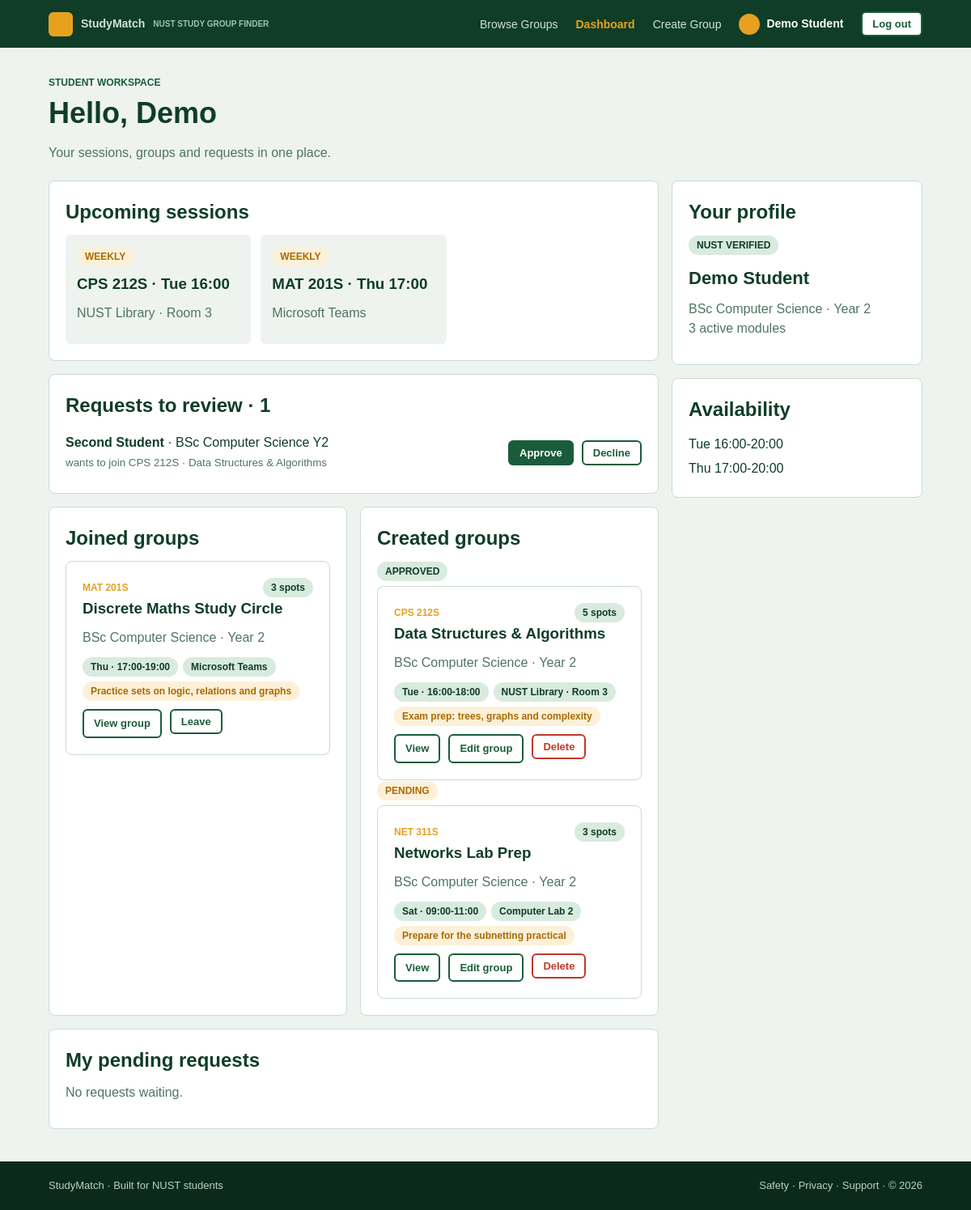
Screenshot of /studymatch-php/dashboard.php (signed in) with the database file from the repository.
### tables this page shows
CREATE TABLE users (
  id               INT AUTO_INCREMENT PRIMARY KEY,
  full_name        VARCHAR(100) NOT NULL,
  email            VARCHAR(150) NOT NULL UNIQUE,
  student_number   VARCHAR(9)   NOT NULL UNIQUE,
  password_hash    VARCHAR(255) NOT NULL,
  programme        VARCHAR(100) NOT NULL,
  year_of_study    TINYINT      NOT NULL DEFAULT 1,
  current_modules  VARCHAR(255) NOT NULL DEFAULT '',    
  availability     VARCHAR(255) NOT NULL DEFAULT '',    
  preferred_format VARCHAR(30)  NOT NULL DEFAULT 'In person and online',
  role             ENUM('student','admin') NOT NULL DEFAULT 'student',
  created_at       TIMESTAMP DEFAULT CURRENT_TIMESTAMP
);

CREATE TABLE study_groups (
  id           INT AUTO_INCREMENT PRIMARY KEY,
  module_id    INT NOT NULL,
  host_id      INT NOT NULL,
  title        VARCHAR(100) NOT NULL,
  study_goal   VARCHAR(150) NOT NULL,
  description  TEXT NOT NULL,
  day_of_week  ENUM('Monday','Tuesday','Wednesday','Thursday','Friday','Saturday','Sunday') NOT NULL,
  start_time   TIME NOT NULL,
  end_time     TIME NOT NULL,
  study_format ENUM('In person','Online') NOT NULL DEFAULT 'In person',
  location     VARCHAR(120) NOT NULL,
  max_members  INT NOT NULL DEFAULT 6,
  status       ENUM('pending','approved','rejected') NOT NULL DEFAULT 'pending',
  created_at   TIMESTAMP DEFAULT CURRENT_TIMESTAMP,
  FOREIGN KEY (module_id) REFERENCES modules(id),
  FOREIGN KEY (host_id)   REFERENCES users(id) ON DELETE CASCADE
);

CREATE TABLE group_members (
  group_id     INT NOT NULL,
  user_id      INT NOT NULL,
  status       ENUM('pending','approved') NOT NULL DEFAULT 'pending',
  requested_at TIMESTAMP DEFAULT CURRENT_TIMESTAMP,
  PRIMARY KEY (group_id, user_id),
  FOREIGN KEY (group_id) REFERENCES study_groups(id) ON DELETE CASCADE,
  FOREIGN KEY (user_id)  REFERENCES users(id)        ON DELETE CASCADE
);

### studymatch-php/includes/auth.php (called while the page is built, shortened)
<?php
function current_user() {
    return [
        'id'   => (int)$_SESSION['user_id'],
        'name' => $_SESSION['user_name'],
        'role' => $_SESSION['user_role']
    ];
}
function require_login() {
    $user = current_user();
    return $user;
}
function e($text) {
    return htmlspecialchars((string)$text, ENT_QUOTES, 'UTF-8');
}
function csrf_token() {
    return $_SESSION['csrf'];
}
function csrf_field() {
    return '<input type="hidden" name="csrf_token" value="' . csrf_token() . '">';
}

### studymatch-php/includes/db.php (called while the page is built, shortened)
<?php
$db_host = 'localhost';
$db_user = 'root';
$db_pass = '';
$db_name = 'studymatch';
function db() {
    global $db_host, $db_user, $db_pass, $db_name;
    static $conn = null;
    if ($conn !== null) {
        return $conn;
    }
    $conn = new mysqli($db_host, $db_user, $db_pass, $db_name);
    $conn->set_charset('utf8mb4');
    return $conn;
}

### studymatch-php/dashboard.php (the view, shortened to what this page needs)
<?php
require __DIR__ . '/includes/auth.php';
require __DIR__ . '/includes/db.php';
require __DIR__ . '/includes/helpers.php';
$user = require_login();
$profile = fetch_one('SELECT full_name, programme, year_of_study, current_modules, availability FROM users WHERE id = ?', 'i', [$user['id']]);
$mine = fetch_all(
    'SELECT g.*, gm.status AS my_status
       FROM v_group_cards g JOIN group_members gm ON gm.group_id = g.id
      WHERE gm.user_id = ?
      ORDER BY g.created_at DESC',
    'i', [$user['id']]
);
$created = [];
$joined = [];
$pending = [];
foreach ($mine as $g) {
    if ($g['host_id'] == $user['id']) {
        $created[] = $g;
    } elseif ($g['my_status'] === 'approved') {
        $joined[] = $g;
    } else {
        $pending[] = $g;
    }
}
$sessions = fetch_all(
    "SELECT g.* FROM v_group_cards g JOIN group_members gm ON gm.group_id = g.id
      WHERE gm.user_id = ? AND gm.status = 'approved' AND g.status = 'approved'
      ORDER BY FIELD(g.day_of_week, 'Monday', 'Tuesday', 'Wednesday', 'Thursday', 'Friday', 'Saturday', 'Sunday'), g.start_time",
    'i', [$user['id']]
);
$requests = fetch_all(
    "SELECT gm.group_id, gm.user_id, u.full_name, u.programme, u.year_of_study, g.title, g.module_code
       FROM group_members gm
       JOIN v_group_cards g ON g.id = gm.group_id
       JOIN users u ON u.id = gm.user_id
      WHERE g.host_id = ? AND gm.status = 'pending'
      ORDER BY gm.requested_at",
    'i', [$user['id']]
);
$first_name = explode(' ', $profile['full_name'])[0];
$module_count = count(explode(',', $profile['current_modules']));
$availability = [];
if ($profile['availability']) {
    $availability = explode(',', $profile['availability']);
}
function action_button($action, $group_id, $label, $class, $user_id = 0, $confirm = '') {
    $html = '<form method="post" action="dashboard.php" class="inline-form"';
    if ($confirm !== '') {
        $html .= ' onsubmit="return confirm(\'' . $confirm . '\')"';
    }
    $html .= '>';
    $html .= csrf_field();
    $html .= '<input type="hidden" name="action" value="' . $action . '">';
    $html .= '<input type="hidden" name="group_id" value="' . (int)$group_id . '">';
    if ($user_id > 0) {
        $html .= '<input type="hidden" name="user_id" value="' . (int)$user_id . '">';
    }
    $html .= '<button type="submit" class="btn ' . $class . ' btn-small">' . $label . '</button></form>';
    return $html;
}
require __DIR__ . '/includes/header.php';
?>
<main>
    <div class="container">
        <div class="page-title">
            <span class="small-label" style="color:#1a5c3a">STUDENT WORKSPACE</span>
            <h1>Hello, <?= e($first_name) ?></h1>
            <p class="muted">Your sessions, groups and requests in one place.</p>
        </div>
        <div class="two-column">
            <div class="stack">
                <section class="card">
                    <h2>Upcoming sessions</h2>
                    <?php if (!$sessions): ?>
                        <p class="muted">No sessions yet. <a href="browse.php">Find a group to join.</a></p>
                    <?php else: ?>
                    <div class="sessions">
                        <?php foreach ($sessions as $s): ?>
                            <div class="session">
                                <span class="badge badge-pending">WEEKLY</span>
                                <h3 style="margin-top:8px"><?= e($s['module_code']) ?> · <?= e(short_day($s['day_of_week'])) ?> <?= e(fmt_time($s['start_time'])) ?></h3>
                                <p class="muted"><?= e($s['location']) ?></p>
                            </div>
                        <?php endforeach; ?>
                    </div>
                    <?php endif; ?>
                </section>
                <?php if ($requests): ?>
                <section class="card">
                    <h2>Requests to review · <?= count($requests) ?></h2>
                    <?php foreach ($requests as $r): ?>
                        <div class="person" style="align-items:center; flex-wrap:wrap; gap:8px">
                            <span><strong><?= e($r['full_name']) ?></strong> · <?= e($r['programme']) ?> Y<?= (int)$r['year_of_study'] ?><br>
                                <small class="muted">wants to join <?= e($r['module_code']) ?> · <?= e($r['title']) ?></small></span>
                            <span class="button-row">
                                <?= action_button('approve_request', $r['group_id'], 'Approve', 'btn-green', $r['user_id']) ?>
                                <?= action_button('reject_request', $r['group_id'], 'Decline', 'btn-outline', $r['user_id']) ?>
                            </span>
                        </div>
                    <?php endforeach; ?>
                </section>
                <?php endif; ?>
                <div class="grid-2">
                    <section class="card">
                        <h2>Joined groups</h2>
                        <?php foreach ($joined as $g): ?>
                            <?= render_group_card($g,
                                '<div class="button-row"><a href="group.php?id=' . (int)$g['id'] . '" class="btn btn-outline btn-small">View group</a>'
                                . action_button('leave_group', $g['id'], 'Leave', 'btn-outline', 0, 'Leave this group?') . '</div>') ?>
                        <?php endforeach; ?>
                    </section>
                    <section class="card">
                        <h2>Created groups</h2>
                        <?php foreach ($created as $g): ?>
                            <p style="margin:0 0 6px"><?= status_badge($g['status']) ?></p>
                            <?= render_group_card($g,
                                '<div class="button-row"><a href="group.php?id=' . (int)$g['id'] . '" class="btn btn-outline btn-small">View</a>'
                                . '<a href="create-group.php?id=' . (int)$g['id'] . '" class="btn btn-outline btn-small">Edit group</a>'
                                . action_button('delete_group', $g['id'], 'Delete', 'btn-red', 0, 'Delete this group and all its requests?') . '</div>') ?>
                        <?php endforeach; ?>
                    </section>
                </div>
                <section class="card">
                    <h2>My pending requests</h2>
                    <?php if (!$pending): ?><p class="muted">No requests waiting.</p><?php endif; ?>
                </section>
            </div>
            <div class="stack">
                <section class="card">
                    <h2>Your profile</h2>
                    <span class="badge badge-spots">NUST VERIFIED</span>
                    <h3 style="margin-top:12px; font-size:22px"><?= e($profile['full_name']) ?></h3>
                    <p class="muted"><?= e($profile['programme']) ?> · Year <?= (int)$profile['year_of_study'] ?><br><?= $module_count ?> active <?= $module_count == 1 ? 'module' : 'modules' ?></p>
                </section>
                <section class="card">
                    <h2>Availability</h2>
                    <?php if (!$availability): ?>
                        <p class="muted">No availability saved.</p>
                    <?php else: ?>
                        <ul class="plain-list">
                            <?php foreach ($availability as $slot): ?><li><?= e($slot) ?></li><?php endforeach; ?>
                        </ul>
                    <?php endif; ?>
                </section>
            </div>
        </div>
    </div>
</main>
<?php require __DIR__ . '/includes/footer.php'; ?>

### studymatch-php/includes/helpers.php (shortened to what this page needs)
<?php
function fmt_time($t) {
    return substr($t, 0, 5);
}
function short_day($d) {
    return substr($d, 0, 3);
}
function spaces_left($g) {
    return max(0, (int)$g['max_members'] - (int)$g['member_count']);
}
function spots_badge($g) {
    $n = spaces_left($g);
    return '<span class="badge badge-spots">' . $n . ($n === 1 ? ' spot' : ' spots') . '</span>';
}
function status_badge($status) {
    $classes = ['pending' => 'badge-pending', 'approved' => 'badge-spots', 'rejected' => 'badge-red'];
    $class = $classes[$status] ?? 'badge-pending';
    return '<span class="badge ' . $class . '">' . e(strtoupper($status)) . '</span>';
}
function render_group_card($g, $actionHtml = '') {
    $when = short_day($g['day_of_week']) . ' · ' . fmt_time($g['start_time']) . '-' . fmt_time($g['end_time']);
    $html  = '<article class="card group-card">';
    $html .= '<div class="card-top"><span class="small-label">' . e($g['module_code']) . '</span>' . spots_badge($g) . '</div>';
    $html .= '<h3>' . e($g['title']) . '</h3>';
    $html .= '<p class="muted">' . e($g['host_programme']) . ' · Year ' . (int)$g['host_year'] . '</p>';
    $html .= '<div class="tags"><span class="tag">' . e($when) . '</span>'
           . '<span class="tag">' . e($g['location']) . '</span>'
           . '<span class="tag tag-amber">' . e($g['study_goal']) . '</span></div>';
    if ($actionHtml !== '') {
        $html .= $actionHtml;
    } else {
        $html .= '<a href="group.php?id=' . (int)$g['id'] . '" class="btn btn-outline btn-small">View group</a>';
    }
    $html .= '</article>';
    return $html;
}
function fetch_all($sql, $types = '', $params = []) {
    $stmt = db()->prepare($sql);
    if ($types !== '') {
        $stmt->bind_param($types, ...$params);
    }
    $stmt->execute();
    $result = $stmt->get_result();
    $rows = [];
    while ($row = $result->fetch_assoc()) {
        $rows[] = $row;
    }
    return $rows;
}
function fetch_one($sql, $types = '', $params = []) {
    $rows = fetch_all($sql, $types, $params);
    return $rows[0] ?? null;
}

### rows the page displays
users: full_name "Demo", full_name "Demo Student", programme "BSc Computer Science", year_of_study "2", current_modules "3", availability "Tue 16:00-20:00", availability "Thu 17:00-20:00"
study_groups: module_code "CPS 212S", day_of_week "Tue", start_time "16:00", location "NUST Library · Room 3"
study_groups: module_code "MAT 201S", day_of_week "Thu", start_time "17:00", location "Microsoft Teams"
group_members: user.full_name "Second Student", user.programme "BSc Computer Science", user.year_of_study "2", module_code "CPS 212S", group.title "Data Structures & Algorithms", label "Approve Decline"
group_members: module_code "MAT 201S", n "3", group.title "Discrete Maths Study Circle", host_programme "BSc Computer Science", host_year "2", group.end_time "Thu · 17:00-19:00", group.location "Microsoft Teams", group.study_goal "Practice sets on logic, relations and graphs", value "View group", label "Leave"
group_members: group.status "APPROVED", module_code "CPS 212S", n "5", group.title "Data Structures & Algorithms", host_programme "BSc Computer Science", host_year "2", group.end_time "Tue · 16:00-18:00", group.location "NUST Library · Room 3", group.study_goal "Exam prep: trees, graphs and complexity", value "View Edit group", label "Delete"
group_members: group.status "PENDING", module_code "NET 311S", n "3", group.title "Networks Lab Prep", host_programme "BSc Computer Science", host_year "2", group.end_time "Sat · 09:00-11:00", group.location "Computer Lab 2", group.study_goal "Prepare for the subnetting practical", value "View Edit group", label "Delete"

### other values shown
$user['name'] "Demo Student"
count($requests) "1"
